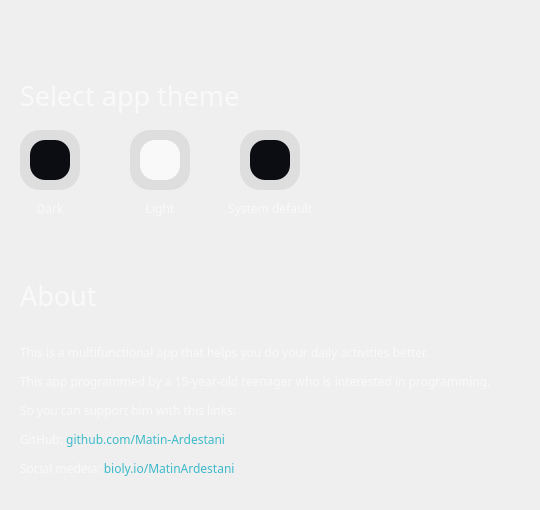
    <widget class="QWidget" name="page_settings">
     <widget class="QLabel" name="label_3">
      <property name="geometry">
       <rect>
        <x>20</x>
        <y>70</y>
        <width>251</width>
        <height>50</height>
       </rect>
      </property>
      <property name="font">
       <font>
        <family>Sans Serif</family>
        <pointsize>20</pointsize>
        <weight>50</weight>
        <bold>false</bold>
       </font>
      </property>
      <property name="styleSheet">
       <string notr="true">color: #F9F9F9;</string>
      </property>
      <property name="text">
       <string>Select app theme</string>
      </property>
     </widget>
     <widget class="QFrame" name="frame_6">
      <property name="geometry">
       <rect>
        <x>20</x>
        <y>130</y>
        <width>60</width>
        <height>60</height>
       </rect>
      </property>
      <property name="styleSheet">
       <string notr="true">background-color: #DEDEDE;
border-radius: 20px;</string>
      </property>
      <property name="frameShape">
       <enum>QFrame::StyledPanel</enum>
      </property>
      <property name="frameShadow">
       <enum>QFrame::Raised</enum>
      </property>
      <widget class="QPushButton" name="settings_btndark">
       <property name="geometry">
        <rect>
         <x>10</x>
         <y>10</y>
         <width>40</width>
         <height>40</height>
        </rect>
       </property>
       <property name="cursor">
        <cursorShape>PointingHandCursor</cursorShape>
       </property>
       <property name="styleSheet">
        <string notr="true">background-color: #0B0D12;
border-radius: 15px;</string>
       </property>
       <property name="text">
        <string/>
       </property>
      </widget>
     </widget>
     <widget class="QFrame" name="frame_13">
      <property name="geometry">
       <rect>
        <x>130</x>
        <y>130</y>
        <width>60</width>
        <height>60</height>
       </rect>
      </property>
      <property name="styleSheet">
       <string notr="true">background-color: #DEDEDE;
border-radius: 20px;</string>
      </property>
      <property name="frameShape">
       <enum>QFrame::StyledPanel</enum>
      </property>
      <property name="frameShadow">
       <enum>QFrame::Raised</enum>
      </property>
      <widget class="QPushButton" name="settings_btnlight">
       <property name="geometry">
        <rect>
         <x>10</x>
         <y>10</y>
         <width>40</width>
         <height>40</height>
        </rect>
       </property>
       <property name="cursor">
        <cursorShape>PointingHandCursor</cursorShape>
       </property>
       <property name="styleSheet">
        <string notr="true">background-color: #F9F9F9;
border-radius: 15px;</string>
       </property>
       <property name="text">
        <string/>
       </property>
      </widget>
     </widget>
     <widget class="QFrame" name="frame_14">
      <property name="geometry">
       <rect>
        <x>240</x>
        <y>130</y>
        <width>60</width>
        <height>60</height>
       </rect>
      </property>
      <property name="styleSheet">
       <string notr="true">background-color: #DEDEDE;
border-radius: 20px;</string>
      </property>
      <property name="frameShape">
       <enum>QFrame::StyledPanel</enum>
      </property>
      <property name="frameShadow">
       <enum>QFrame::Raised</enum>
      </property>
      <widget class="QPushButton" name="settings_btndef">
       <property name="geometry">
        <rect>
         <x>10</x>
         <y>10</y>
         <width>40</width>
         <height>40</height>
        </rect>
       </property>
       <property name="cursor">
        <cursorShape>PointingHandCursor</cursorShape>
       </property>
       <property name="styleSheet">
        <string notr="true">background-color: #0B0D12;
border-radius: 15px;</string>
       </property>
       <property name="text">
        <string/>
       </property>
      </widget>
     </widget>
     <widget class="QLabel" name="label_5">
      <property name="geometry">
       <rect>
        <x>20</x>
        <y>200</y>
        <width>60</width>
        <height>17</height>
       </rect>
      </property>
      <property name="font">
       <font>
        <family>Sans Serif</family>
        <pointsize>9</pointsize>
       </font>
      </property>
      <property name="styleSheet">
       <string notr="true">color: #F9F9F9;</string>
      </property>
      <property name="text">
       <string>Dark</string>
      </property>
      <property name="alignment">
       <set>Qt::AlignCenter</set>
      </property>
     </widget>
     <widget class="QLabel" name="label_6">
      <property name="geometry">
       <rect>
        <x>130</x>
        <y>200</y>
        <width>60</width>
        <height>17</height>
       </rect>
      </property>
      <property name="font">
       <font>
        <family>Sans Serif</family>
        <pointsize>9</pointsize>
       </font>
      </property>
      <property name="styleSheet">
       <string notr="true">color: #F9F9F9;</string>
      </property>
      <property name="text">
       <string>Light</string>
      </property>
      <property name="alignment">
       <set>Qt::AlignCenter</set>
      </property>
     </widget>
     <widget class="QLabel" name="label_11">
      <property name="geometry">
       <rect>
        <x>220</x>
        <y>200</y>
        <width>100</width>
        <height>17</height>
       </rect>
      </property>
      <property name="font">
       <font>
        <family>Sans Serif</family>
        <pointsize>9</pointsize>
       </font>
      </property>
      <property name="styleSheet">
       <string notr="true">color: #F9F9F9;</string>
      </property>
      <property name="text">
       <string>System default</string>
      </property>
      <property name="alignment">
       <set>Qt::AlignCenter</set>
      </property>
     </widget>
     <widget class="QLabel" name="label_12">
      <property name="geometry">
       <rect>
        <x>20</x>
        <y>270</y>
        <width>251</width>
        <height>50</height>
       </rect>
      </property>
      <property name="font">
       <font>
        <family>Sans Serif</family>
        <pointsize>20</pointsize>
        <weight>50</weight>
        <bold>false</bold>
       </font>
      </property>
      <property name="styleSheet">
       <string notr="true">color: #F9F9F9;</string>
      </property>
      <property name="text">
       <string>About</string>
      </property>
     </widget>
     <widget class="QLabel" name="label_13">
      <property name="geometry">
       <rect>
        <x>20</x>
        <y>320</y>
        <width>511</width>
        <height>181</height>
       </rect>
      </property>
      <property name="font">
       <font>
        <family>Sans Serif</family>
        <pointsize>9</pointsize>
       </font>
      </property>
      <property name="styleSheet">
       <string notr="true">color: #F9F9F9;</string>
      </property>
      <property name="text">
       <string>&lt;html&gt;&lt;head/&gt;&lt;body&gt;&lt;p&gt;This is a multifunctional app that helps you do your daily activities better.&lt;/p&gt;&lt;p&gt;This app programmed by a 15-year-old teenager who is interested in programming.&lt;/p&gt;&lt;p&gt;So you can support him with this links:&lt;/p&gt;&lt;p&gt;GitHub: &lt;a href=&quot;https://github.com/Matin-Ardestani&quot;&gt;&lt;span style=&quot; text-decoration: none; color:#3CB9C9;&quot;&gt;github.com/Matin-Ardestani&lt;/span&gt;&lt;/a&gt;&lt;/p&gt;&lt;p&gt;Social medeia: &lt;a href=&quot;https://bioly.io/MatinArdestani&quot;&gt;&lt;span style=&quot; text-decoration: none; color:#3CB9C9;&quot;&gt;bioly.io/MatinArdestani&lt;/span&gt;&lt;/a&gt;&lt;/p&gt;&lt;/body&gt;&lt;/html&gt;</string>
      </property>
      <property name="wordWrap">
       <bool>true</bool>
      </property>
     </widget>
    </widget>
